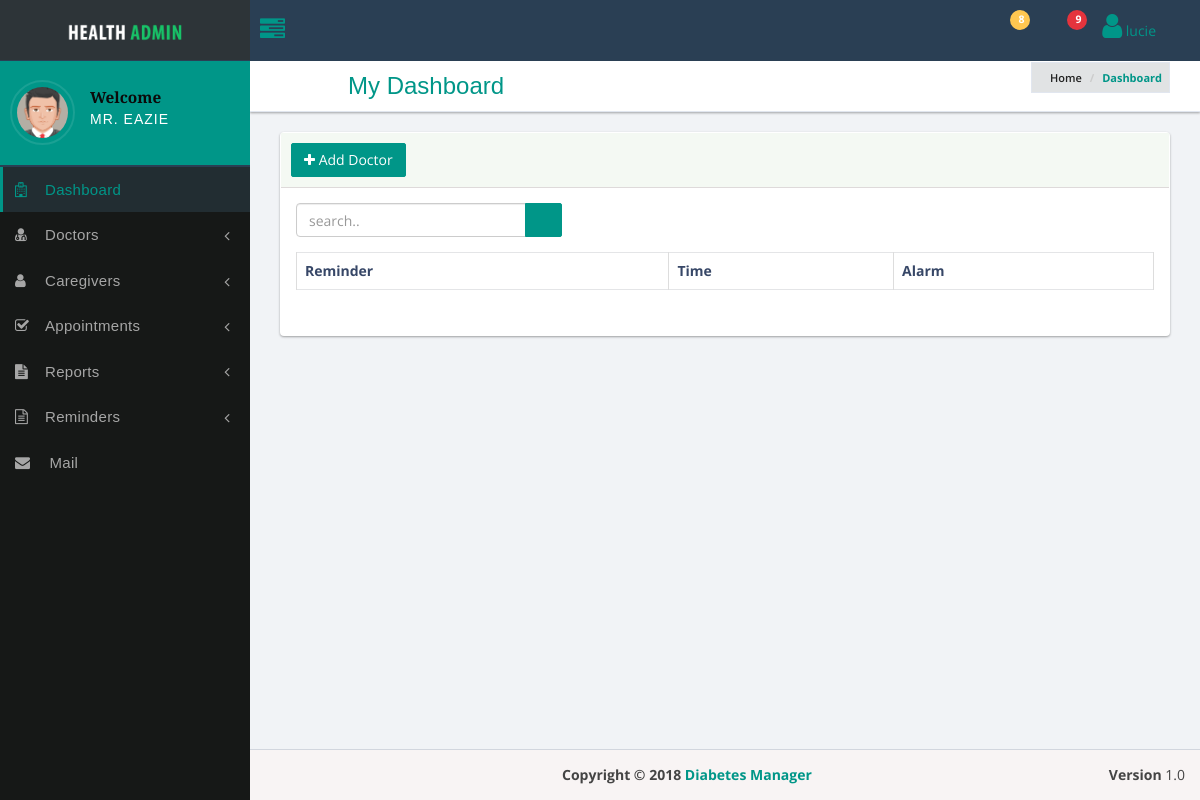
The page /reminderlist (signed in) on the database as committed earlier.
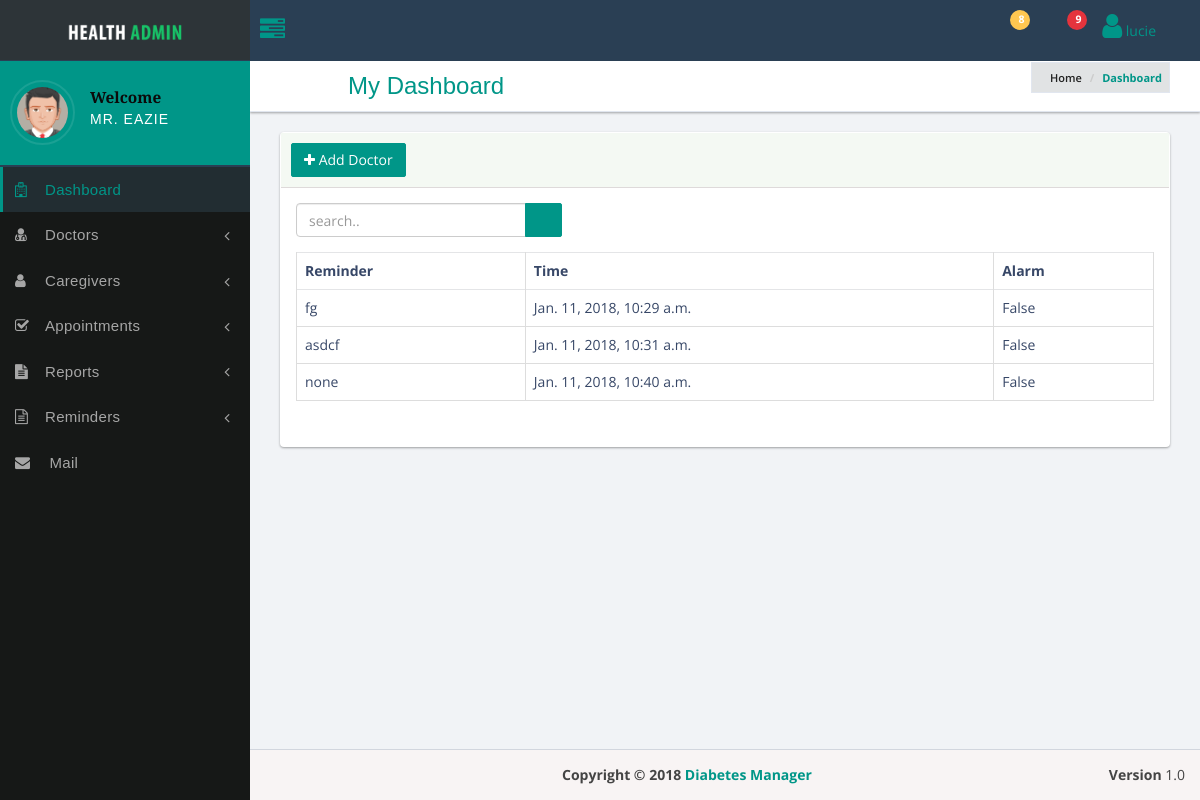
The same page on the database as committed later.
### diabetes/models.py (models this page shows, shortened)
class Reminder(models.Model):
	reminder = models.CharField(max_length = 50)
	user = models.ForeignKey(User, on_delete=models.CASCADE, default=1)
	time = models.DateTimeField(auto_now=True)
	alarm = models.BooleanField(default=True)

### diabetes/views.py (the view)
# urls.py: url(r'^reminderlist', views.reminder_list, name = 'reminder_list'),
def reminder_list(request):
        reminders =	Reminder.objects.filter(user=request.user)
        return render(request, 'diabetes/reminders.html', {'reminders' : reminders})

### diabetes/templates/diabetes/reminders.html
{% extends 'diabetes/base.html' %}
{% block content %}
<div class="row">
    <div class="col-sm-12">
        <div class="panel panel-bd lobidrag">
            <div class="panel-heading">
                <div class="btn-group">
                    <a class="btn btn-success" href="app-list.html#"> <i class="fa fa-plus"></i>  Add Doctor</a>
                </div>
            </div>
            <div class="panel-body">
                <div class="row">
                    <div class="panel-header">
                        <div class="col-sm-4">
                        <div class="dataTables_length" id="example_length">
                            <div class="input-group custom-search-form">
                                <input type="search" class="form-control" placeholder="search..">
                                <span class="input-group-btn">
                                    <button class="btn btn-primary" type="button">
                                        <span class="glyphicon glyphicon-search"></span>
                                    </button>
                                </span>
                            </div>
                        </div>
                    </div>
                </div>
            </div>
            <div class="table-responsive">
                <table class="table table-bordered table-hover">
                    <thead>
                        <tr>
                            <th>Reminder</th>
                            <th>Time</th>
                            <th>Alarm</th>
                        </tr>
                    </thead>
                    <tbody>
                        {% for reminder in reminders %}
                            <tr>
                            <td>{{reminder.reminder}}</td>
                            <td>{{reminder.time}}</td>
                            <td>{{reminder.alarm}}</td>
                        </tr>
                        {% endfor %}
                    </tbody>
                </table>
            </div>
        </div>
    </div>
</div>
</div>
{% endblock %}

### diabetes/templates/diabetes/base.html (shortened to what this page needs)
<!DOCTYPE html>
{% load staticfiles %}
<html lang="en">
<head>
   <link href="{% static 'plugins/jquery-ui-1.12.1/jquery-ui.min.css' %} " rel="stylesheet" type="text/css"/>
   <link href="{% static 'bootstrap/css/bootstrap.min.css' %} " rel="stylesheet" type="text/css"/>
   <link href="{% static 'plugins/lobipanel/lobipanel.min.css' %} " rel="stylesheet" type="text/css"/>
   <link href="{% static 'plugins/pace/flash.css' %} " rel="stylesheet" type="text/css"/>
   <link href="{% static 'fonts/css/font-awesome.min.css' %} " rel="stylesheet" type="text/css"/>
   <link href="{% static 'pe-icon-7-stroke/css/pe-icon-7-stroke.css' %} " rel="stylesheet" type="text/css"/>
   <link href="{% static 'themify-icons/themify-icons.css' %} " rel="stylesheet" type="text/css"/>
        <link href="{% static 'plugins/toastr/toastr.css' %}" rel="stylesheet" type="text/css"/>
        <link href="{% static 'plugins/emojionearea/emojionearea.min.css' %}" rel="stylesheet" type="text/css"/>
        <link href="{% static 'plugins/monthly/monthly.css' %}" rel="stylesheet" type="text/css"/>
        <link href="{% static 'dist/css/stylehealth.min.css' %}" rel="stylesheet" type="text/css"/>
        <link rel="stylesheet" href="{% static 'base.css' %}">
    </head>
    <body class="hold-transition sidebar-mini">
        <div class="wrapper">
            <header class="main-header">
                <a href="index.html" class="logo">
                    <span class="logo-lg">
                        <img src=" dist/img/logo.png" alt="">
                    </span>
                </a>
                <nav class="navbar navbar-static-top ">
                    <a href="index.html#" class="sidebar-toggle" data-toggle="offcanvas" role="button">
                        <span class="fa fa-tasks"></span>
                    </a>
                    <div class="navbar-custom-menu">
                        <ul class="nav navbar-nav">
                            <li class="dropdown notifications-menu">
                                <a href="index.html#" class="dropdown-toggle" data-toggle="dropdown">
                                    <i class="pe-7s-bell"></i>
                                    <span class="label label-warning">8</span>
                                </a>
                            </li>
                            <li class="dropdown tasks-menu">
                                <a href="index.html#" class="dropdown-toggle" data-toggle="dropdown">
                                    <i class="pe-7s-file"></i>
                                    <span class="label label-danger">9</span>
                                </a>
                            </li>
                            {% if user.is_authenticated %}
                                <li class="dropdown dropdown-user admin-user">
                                    <a href="index.html#" class="dropdown-toggle" data-toggle="dropdown">
                                    <div class="user-image">
                                        <i class="fa fa-user fa-2x"></i>  {{ user.username }}
                                    </div>
                                    </a>
                                </li>
                            {% else %}
                                <a href="{% url 'login' %}" class="btn btn-theme">Login</a>
                            {% endif %}
                        </ul>
                    </div>
                </nav>
            </header>
          <aside class="main-sidebar">
                <div class="sidebar">
                    <div class="user-panel">
                        <div class="image pull-left">
                            <img src="{% static 'dist/img/avatar5.png' %}" class="img-circle" alt="User Image">
                        </div>
                        <div class="info">
                            <h4>Welcome</h4>
                            <p>Mr. Eazie</p>
                        </div>
                    </div>
                    <ul class="sidebar-menu">
                        <li class="active">
                            <a href="index.html"><i class="fa fa-hospital-o"></i><span>Dashboard</span>
                            </a>
                        </li>
                        <li class="treeview">
                            <a href="index.html#">
                                <i class="fa fa-user-md"></i><span>Doctors</span>
                                <span class="pull-right-container">
                                    <i class="fa fa-angle-left pull-right"></i>
                                </span>
                            </a>
                        </li>
                        <li class="treeview">
                            <a href="index.html#">
                                <i class="fa fa-user"></i><span>Caregivers</span>
                                <span class="pull-right-container">
                                    <i class="fa fa-angle-left pull-right"></i>
                                </span>
                            </a>
                        </li>
                        <li class="treeview">
                            <a href="index.html#">
                                <i class="fa fa-check-square-o"></i><span>Appointments</span>
                                <span class="pull-right-container">
                                <i class="fa fa-angle-left pull-right"></i>
                                </span>
                            </a>
                        </li>
                        <li class="treeview">
                            <a href="index.html#">
                              <i class="fa fa-file-text"></i><span>Reports</span>
                              <span class="pull-right-container">
                            <i class="fa fa-angle-left pull-right"></i>
                            </span>
                            </a>
                        </li>
                        <li class="treeview">
                            <a href="index.html#">
                                <i class="fa fa-file-text-o"></i><span>Reminders</span>
                                <span class="pull-right-container">
                                    <i class="fa fa-angle-left pull-right"></i>
                                </span>
                            </a>
                        </li>
                        <li>
                            <a href="mailbox.html">
                            <i class="fa fa-envelope"></i><span> Mail</span>
                            </a>
                        </li>
                    </ul>
        </div>
    </aside>
            <div class="content-wrapper">
                <section class="content-header">
                    <div class="header-title">
                        <h1> My Dashboard</h1>
                        <ol class="breadcrumb hidden-xs">
                            <li><a href="#"><i class="pe-7s-home"></i> Home</a></li>
                            <li class="active">Dashboard</li>
                        </ol>
                    </div>
                </section>
                <section class="content">
                        {% block content %}
                        {% endblock %}
                </section>
            </div>
            <footer class="main-footer">
                <div class="pull-right hidden-xs"> <b>Version</b> 1.0</div>
                <strong>Copyright &copy; 2018 <a href="#">Diabetes Manager</a></strong>
            </footer>
        </div>
    </body>
</html>

### diabetes/static/base.css (style rules this page uses)
p { color: #000; font-size: 1.0em; }
h1, h2, h3, h4, h5, h6 { color: #000; font-size: 1.1em; }

Rows that differ between the two databases and show on the page:
added Reminder: reminder "fg", time "Jan. 11, 2018, 10:29 a.m.", alarm "False"
added Reminder: reminder "asdcf", time "Jan. 11, 2018, 10:31 a.m.", alarm "False"
added Reminder: reminder "none", time "Jan. 11, 2018, 10:40 a.m.", alarm "False"
